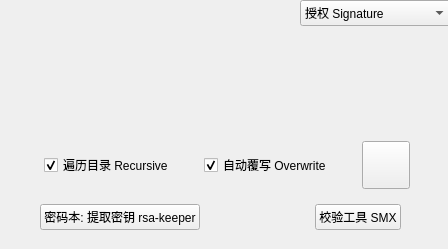
<?xml version="1.0" encoding="UTF-8"?>
<ui version="4.0">
 <class>DriverDialog</class>
 <widget class="QDialog" name="DriverDialog">
  <property name="geometry">
   <rect>
    <x>0</x>
    <y>0</y>
    <width>448</width>
    <height>249</height>
   </rect>
  </property>
  <property name="sizePolicy">
   <sizepolicy hsizetype="Fixed" vsizetype="Fixed">
    <horstretch>0</horstretch>
    <verstretch>0</verstretch>
   </sizepolicy>
  </property>
  <property name="windowTitle">
   <string>RSA-Sakura</string>
  </property>
  <widget class="QComboBox" name="comboBox">
   <property name="geometry">
    <rect>
     <x>300</x>
     <y>0</y>
     <width>151</width>
     <height>26</height>
    </rect>
   </property>
   <item>
    <property name="text">
     <string>授权 Signature</string>
    </property>
   </item>
   <item>
    <property name="text">
     <string>密钥 Key</string>
    </property>
   </item>
   <item>
    <property name="text">
     <string>文件 File</string>
    </property>
   </item>
   <item>
    <property name="text">
     <string>目录 Folder</string>
    </property>
   </item>
  </widget>
  <widget class="QStackedWidget" name="stackedWidget">
   <property name="geometry">
    <rect>
     <x>10</x>
     <y>30</y>
     <width>431</width>
     <height>221</height>
    </rect>
   </property>
   <property name="currentIndex">
    <number>3</number>
   </property>
   <widget class="QWidget" name="page">
    <widget class="QWidget" name="layoutWidget">
     <property name="geometry">
      <rect>
       <x>0</x>
       <y>0</y>
       <width>431</width>
       <height>771</height>
      </rect>
     </property>
     <layout class="QVBoxLayout" name="verticalLayout">
      <property name="sizeConstraint">
       <enum>QLayout::SetDefaultConstraint</enum>
      </property>
      <property name="topMargin">
       <number>6</number>
      </property>
      <item>
       <layout class="QHBoxLayout" name="horizontalLayout">
        <property name="spacing">
         <number>6</number>
        </property>
        <property name="leftMargin">
         <number>4</number>
        </property>
        <property name="topMargin">
         <number>0</number>
        </property>
        <property name="rightMargin">
         <number>4</number>
        </property>
        <item>
         <widget class="QLabel" name="label_8">
          <property name="sizePolicy">
           <sizepolicy hsizetype="Preferred" vsizetype="Preferred">
            <horstretch>0</horstretch>
            <verstretch>0</verstretch>
           </sizepolicy>
          </property>
          <property name="font">
           <font>
            <family>Noto Color Emoji</family>
            <pointsize>16</pointsize>
           </font>
          </property>
          <property name="text">
           <string>🌸</string>
          </property>
         </widget>
        </item>
        <item>
         <widget class="QLabel" name="label">
          <property name="enabled">
           <bool>true</bool>
          </property>
          <property name="styleSheet">
           <string notr="true">color: gray;</string>
          </property>
          <property name="text">
           <string>授权状态 / License Status :</string>
          </property>
         </widget>
        </item>
        <item>
         <widget class="QLabel" name="statusLabel">
          <property name="text">
           <string>TextLabel</string>
          </property>
         </widget>
        </item>
        <item>
         <spacer name="horizontalSpacer">
          <property name="orientation">
           <enum>Qt::Horizontal</enum>
          </property>
          <property name="sizeHint" stdset="0">
           <size>
            <width>28</width>
            <height>20</height>
           </size>
          </property>
         </spacer>
        </item>
        <item>
         <widget class="RefreshButton" name="refreshButtonStatus">
          <property name="text">
           <string>↻</string>
          </property>
         </widget>
        </item>
       </layout>
      </item>
      <item>
       <layout class="QVBoxLayout" name="rawOutputLayout">
        <property name="sizeConstraint">
         <enum>QLayout::SetDefaultConstraint</enum>
        </property>
        <property name="leftMargin">
         <number>4</number>
        </property>
       </layout>
      </item>
      <item>
       <layout class="QHBoxLayout" name="horizontalLayout_2">
        <property name="topMargin">
         <number>0</number>
        </property>
        <item>
         <spacer name="horizontalSpacer_6">
          <property name="orientation">
           <enum>Qt::Horizontal</enum>
          </property>
          <property name="sizeHint" stdset="0">
           <size>
            <width>40</width>
            <height>20</height>
           </size>
          </property>
         </spacer>
        </item>
        <item>
         <widget class="QLabel" name="label_4">
          <property name="maximumSize">
           <size>
            <width>60</width>
            <height>60</height>
           </size>
          </property>
          <property name="text">
           <string/>
          </property>
          <property name="pixmap">
           <pixmap resource="resources.qrc">:/appdir/images/izcolorplanet1024.png</pixmap>
          </property>
          <property name="scaledContents">
           <bool>true</bool>
          </property>
         </widget>
        </item>
        <item>
         <spacer name="horizontalSpacer_17">
          <property name="orientation">
           <enum>Qt::Horizontal</enum>
          </property>
          <property name="sizeHint" stdset="0">
           <size>
            <width>40</width>
            <height>20</height>
           </size>
          </property>
         </spacer>
        </item>
        <item>
         <widget class="QPushButton" name="pushButtonUnlock">
          <property name="text">
           <string>解锁 Unlock</string>
          </property>
         </widget>
        </item>
        <item>
         <spacer name="horizontalSpacer_2">
          <property name="orientation">
           <enum>Qt::Horizontal</enum>
          </property>
          <property name="sizeHint" stdset="0">
           <size>
            <width>40</width>
            <height>20</height>
           </size>
          </property>
         </spacer>
        </item>
        <item>
         <widget class="QPushButton" name="pushButtonLock">
          <property name="text">
           <string>锁定 Lock</string>
          </property>
         </widget>
        </item>
        <item>
         <spacer name="horizontalSpacer_5">
          <property name="orientation">
           <enum>Qt::Horizontal</enum>
          </property>
          <property name="sizeHint" stdset="0">
           <size>
            <width>40</width>
            <height>20</height>
           </size>
          </property>
         </spacer>
        </item>
        <item>
         <widget class="QPushButton" name="pushButtonVer">
          <property name="text">
           <string>版本 Ver.</string>
          </property>
         </widget>
        </item>
        <item>
         <spacer name="horizontalSpacer_7">
          <property name="orientation">
           <enum>Qt::Horizontal</enum>
          </property>
          <property name="sizeHint" stdset="0">
           <size>
            <width>40</width>
            <height>20</height>
           </size>
          </property>
         </spacer>
        </item>
       </layout>
      </item>
      <item>
       <layout class="QHBoxLayout" name="horizontalLayout_3">
        <property name="topMargin">
         <number>12</number>
        </property>
        <item>
         <spacer name="horizontalSpacer_3">
          <property name="orientation">
           <enum>Qt::Horizontal</enum>
          </property>
          <property name="sizeHint" stdset="0">
           <size>
            <width>40</width>
            <height>20</height>
           </size>
          </property>
         </spacer>
        </item>
        <item>
         <widget class="QPushButton" name="pushButtonDamageRM">
          <property name="text">
           <string>销毁钥匙串和签名  Destroy Keychain &amp;&amp; Signature</string>
          </property>
         </widget>
        </item>
        <item>
         <spacer name="horizontalSpacer_4">
          <property name="orientation">
           <enum>Qt::Horizontal</enum>
          </property>
          <property name="sizeHint" stdset="0">
           <size>
            <width>40</width>
            <height>20</height>
           </size>
          </property>
         </spacer>
        </item>
       </layout>
      </item>
      <item>
       <spacer name="verticalSpacer">
        <property name="orientation">
         <enum>Qt::Vertical</enum>
        </property>
        <property name="sizeHint" stdset="0">
         <size>
          <width>20</width>
          <height>40</height>
         </size>
        </property>
       </spacer>
      </item>
     </layout>
    </widget>
   </widget>
   <widget class="QWidget" name="page_2">
    <widget class="QWidget" name="layoutWidget">
     <property name="geometry">
      <rect>
       <x>0</x>
       <y>10</y>
       <width>431</width>
       <height>33</height>
      </rect>
     </property>
     <layout class="QHBoxLayout" name="horizontalLayout_11">
      <property name="rightMargin">
       <number>2</number>
      </property>
      <item>
       <widget class="QLabel" name="label_7">
        <property name="styleSheet">
         <string notr="true">color: gray;</string>
        </property>
        <property name="text">
         <string>密钥对名称 Key Pair Name</string>
        </property>
       </widget>
      </item>
      <item>
       <spacer name="horizontalSpacer_32">
        <property name="orientation">
         <enum>Qt::Horizontal</enum>
        </property>
        <property name="sizeType">
         <enum>QSizePolicy::Maximum</enum>
        </property>
        <property name="sizeHint" stdset="0">
         <size>
          <width>4</width>
          <height>20</height>
         </size>
        </property>
       </spacer>
      </item>
      <item>
       <widget class="QLineEdit" name="KeyPairName">
        <property name="minimumSize">
         <size>
          <width>0</width>
          <height>0</height>
         </size>
        </property>
        <property name="locale">
         <locale language="Chinese" country="China"/>
        </property>
        <property name="maxLength">
         <number>18</number>
        </property>
       </widget>
      </item>
      <item>
       <spacer name="horizontalSpacer_33">
        <property name="orientation">
         <enum>Qt::Horizontal</enum>
        </property>
        <property name="sizeType">
         <enum>QSizePolicy::Maximum</enum>
        </property>
        <property name="sizeHint" stdset="0">
         <size>
          <width>4</width>
          <height>20</height>
         </size>
        </property>
       </spacer>
      </item>
      <item>
       <widget class="QLabel" name="labelNameLength">
        <property name="styleSheet">
         <string notr="true">color: gray;</string>
        </property>
        <property name="text">
         <string>1/18</string>
        </property>
        <property name="margin">
         <number>0</number>
        </property>
       </widget>
      </item>
     </layout>
    </widget>
    <widget class="QWidget" name="layoutWidget">
     <property name="geometry">
      <rect>
       <x>0</x>
       <y>50</y>
       <width>431</width>
       <height>34</height>
      </rect>
     </property>
     <layout class="QHBoxLayout" name="horizontalLayout_12">
      <item>
       <widget class="QLabel" name="label_9">
        <property name="styleSheet">
         <string notr="true">color: gray;</string>
        </property>
        <property name="text">
         <string>位数 bits</string>
        </property>
       </widget>
      </item>
      <item>
       <spacer name="horizontalSpacer_35">
        <property name="orientation">
         <enum>Qt::Horizontal</enum>
        </property>
        <property name="sizeType">
         <enum>QSizePolicy::Maximum</enum>
        </property>
        <property name="sizeHint" stdset="0">
         <size>
          <width>4</width>
          <height>20</height>
         </size>
        </property>
       </spacer>
      </item>
      <item>
       <widget class="QSpinBox" name="spinNBits">
        <property name="minimumSize">
         <size>
          <width>148</width>
          <height>0</height>
         </size>
        </property>
        <property name="alignment">
         <set>Qt::AlignRight|Qt::AlignTrailing|Qt::AlignVCenter</set>
        </property>
        <property name="minimum">
         <number>1</number>
        </property>
        <property name="maximum">
         <number>488319</number>
        </property>
        <property name="value">
         <number>2184</number>
        </property>
       </widget>
      </item>
      <item>
       <spacer name="horizontalSpacer_34">
        <property name="orientation">
         <enum>Qt::Horizontal</enum>
        </property>
        <property name="sizeType">
         <enum>QSizePolicy::Maximum</enum>
        </property>
        <property name="sizeHint" stdset="0">
         <size>
          <width>4</width>
          <height>20</height>
         </size>
        </property>
       </spacer>
      </item>
      <item>
       <widget class="QLabel" name="labelNLimit">
        <property name="styleSheet">
         <string notr="true">color: gray;</string>
        </property>
        <property name="text">
         <string>(5 ～ 488319)</string>
        </property>
       </widget>
      </item>
      <item>
       <spacer name="horizontalSpacer_27">
        <property name="orientation">
         <enum>Qt::Horizontal</enum>
        </property>
        <property name="sizeHint" stdset="0">
         <size>
          <width>4</width>
          <height>20</height>
         </size>
        </property>
       </spacer>
      </item>
     </layout>
    </widget>
    <widget class="QWidget" name="layoutWidget">
     <property name="geometry">
      <rect>
       <x>0</x>
       <y>160</y>
       <width>431</width>
       <height>50</height>
      </rect>
     </property>
     <layout class="QHBoxLayout" name="horizontalLayout_16">
      <property name="leftMargin">
       <number>4</number>
      </property>
      <property name="rightMargin">
       <number>8</number>
      </property>
      <item>
       <widget class="QCheckBox" name="checkBoxFast">
        <property name="text">
         <string>快速模式 Fast Mode</string>
        </property>
        <property name="checked">
         <bool>true</bool>
        </property>
       </widget>
      </item>
      <item>
       <spacer name="horizontalSpacer_31">
        <property name="orientation">
         <enum>Qt::Horizontal</enum>
        </property>
        <property name="sizeHint" stdset="0">
         <size>
          <width>40</width>
          <height>20</height>
         </size>
        </property>
       </spacer>
      </item>
      <item>
       <widget class="QPushButton" name="pushButtonGenerate">
        <property name="text">
         <string>生成密钥 Generate</string>
        </property>
       </widget>
      </item>
      <item>
       <spacer name="horizontalSpacer_41">
        <property name="orientation">
         <enum>Qt::Horizontal</enum>
        </property>
        <property name="sizeType">
         <enum>QSizePolicy::Maximum</enum>
        </property>
        <property name="sizeHint" stdset="0">
         <size>
          <width>8</width>
          <height>20</height>
         </size>
        </property>
       </spacer>
      </item>
      <item>
       <widget class="KeychainButton" name="keychainKey">
        <property name="minimumSize">
         <size>
          <width>48</width>
          <height>48</height>
         </size>
        </property>
        <property name="baseSize">
         <size>
          <width>0</width>
          <height>0</height>
         </size>
        </property>
        <property name="text">
         <string/>
        </property>
       </widget>
      </item>
     </layout>
    </widget>
    <widget class="QWidget" name="layoutWidget">
     <property name="geometry">
      <rect>
       <x>0</x>
       <y>90</y>
       <width>431</width>
       <height>34</height>
      </rect>
     </property>
     <layout class="QHBoxLayout" name="horizontalLayout_13">
      <item>
       <widget class="QLabel" name="label_11">
        <property name="styleSheet">
         <string notr="true">color: gray;</string>
        </property>
        <property name="text">
         <string>p&amp;q 位差 Difference</string>
        </property>
       </widget>
      </item>
      <item>
       <spacer name="horizontalSpacer_28">
        <property name="orientation">
         <enum>Qt::Horizontal</enum>
        </property>
        <property name="sizeType">
         <enum>QSizePolicy::Maximum</enum>
        </property>
        <property name="sizeHint" stdset="0">
         <size>
          <width>4</width>
          <height>20</height>
         </size>
        </property>
       </spacer>
      </item>
      <item>
       <widget class="QSpinBox" name="spinPQDiff">
        <property name="minimumSize">
         <size>
          <width>121</width>
          <height>0</height>
         </size>
        </property>
        <property name="alignment">
         <set>Qt::AlignRight|Qt::AlignTrailing|Qt::AlignVCenter</set>
        </property>
        <property name="minimum">
         <number>-1</number>
        </property>
        <property name="maximum">
         <number>488318</number>
        </property>
        <property name="value">
         <number>-1</number>
        </property>
       </widget>
      </item>
      <item>
       <spacer name="horizontalSpacer_36">
        <property name="orientation">
         <enum>Qt::Horizontal</enum>
        </property>
        <property name="sizeType">
         <enum>QSizePolicy::Maximum</enum>
        </property>
        <property name="sizeHint" stdset="0">
         <size>
          <width>4</width>
          <height>20</height>
         </size>
        </property>
       </spacer>
      </item>
      <item>
       <widget class="QLabel" name="labelDiffLimit">
        <property name="styleSheet">
         <string notr="true">color: gray;</string>
        </property>
        <property name="text">
         <string>(-1; 0 ～ 488318)</string>
        </property>
       </widget>
      </item>
      <item>
       <spacer name="horizontalSpacer_38">
        <property name="orientation">
         <enum>Qt::Horizontal</enum>
        </property>
        <property name="sizeType">
         <enum>QSizePolicy::Expanding</enum>
        </property>
        <property name="sizeHint" stdset="0">
         <size>
          <width>4</width>
          <height>20</height>
         </size>
        </property>
       </spacer>
      </item>
     </layout>
    </widget>
    <widget class="QWidget" name="layoutWidget">
     <property name="geometry">
      <rect>
       <x>0</x>
       <y>130</y>
       <width>431</width>
       <height>34</height>
      </rect>
     </property>
     <layout class="QHBoxLayout" name="horizontalLayout_17">
      <item>
       <widget class="QLabel" name="label_15">
        <property name="styleSheet">
         <string notr="true">color: gray;</string>
        </property>
        <property name="text">
         <string>公钥位数 e bits</string>
        </property>
       </widget>
      </item>
      <item>
       <spacer name="horizontalSpacer_30">
        <property name="orientation">
         <enum>Qt::Horizontal</enum>
        </property>
        <property name="sizeType">
         <enum>QSizePolicy::Maximum</enum>
        </property>
        <property name="sizeHint" stdset="0">
         <size>
          <width>4</width>
          <height>20</height>
         </size>
        </property>
       </spacer>
      </item>
      <item>
       <widget class="QSpinBox" name="spinEBits">
        <property name="minimumSize">
         <size>
          <width>121</width>
          <height>0</height>
         </size>
        </property>
        <property name="alignment">
         <set>Qt::AlignRight|Qt::AlignTrailing|Qt::AlignVCenter</set>
        </property>
        <property name="maximum">
         <number>488319</number>
        </property>
       </widget>
      </item>
      <item>
       <spacer name="horizontalSpacer_40">
        <property name="orientation">
         <enum>Qt::Horizontal</enum>
        </property>
        <property name="sizeType">
         <enum>QSizePolicy::Maximum</enum>
        </property>
        <property name="sizeHint" stdset="0">
         <size>
          <width>4</width>
          <height>20</height>
         </size>
        </property>
       </spacer>
      </item>
      <item>
       <widget class="QLabel" name="labelELimit">
        <property name="styleSheet">
         <string notr="true">color: gray;</string>
        </property>
        <property name="text">
         <string>(0; 1 ～ 488319)</string>
        </property>
       </widget>
      </item>
      <item>
       <spacer name="horizontalSpacer_39">
        <property name="orientation">
         <enum>Qt::Horizontal</enum>
        </property>
        <property name="sizeType">
         <enum>QSizePolicy::Expanding</enum>
        </property>
        <property name="sizeHint" stdset="0">
         <size>
          <width>4</width>
          <height>20</height>
         </size>
        </property>
       </spacer>
      </item>
     </layout>
    </widget>
   </widget>
   <widget class="QWidget" name="page_3">
    <widget class="QWidget" name="layoutWidget">
     <property name="geometry">
      <rect>
       <x>0</x>
       <y>70</y>
       <width>431</width>
       <height>34</height>
      </rect>
     </property>
     <layout class="QHBoxLayout" name="horizontalLayout_4">
      <property name="leftMargin">
       <number>4</number>
      </property>
      <property name="rightMargin">
       <number>8</number>
      </property>
      <item>
       <widget class="QCheckBox" name="checkBoxOverwriteF">
        <property name="text">
         <string>自动覆写 Overwrite</string>
        </property>
        <property name="checked">
         <bool>true</bool>
        </property>
       </widget>
      </item>
      <item>
       <spacer name="horizontalSpacer_8">
        <property name="orientation">
         <enum>Qt::Horizontal</enum>
        </property>
        <property name="sizeHint" stdset="0">
         <size>
          <width>40</width>
          <height>20</height>
         </size>
        </property>
       </spacer>
      </item>
      <item>
       <widget class="QPushButton" name="multiCore">
        <property name="text">
         <string>多核/多线程 Multi-core/Threading</string>
        </property>
       </widget>
      </item>
     </layout>
    </widget>
    <widget class="QWidget" name="layoutWidget">
     <property name="geometry">
      <rect>
       <x>20</x>
       <y>110</y>
       <width>381</width>
       <height>52</height>
      </rect>
     </property>
     <layout class="QHBoxLayout" name="horizontalLayout_5">
      <property name="leftMargin">
       <number>4</number>
      </property>
      <property name="rightMargin">
       <number>4</number>
      </property>
      <item>
       <widget class="QLabel" name="label_2">
        <property name="enabled">
         <bool>true</bool>
        </property>
        <property name="styleSheet">
         <string notr="true">color: gray;</string>
        </property>
        <property name="text">
         <string>密钥:</string>
        </property>
       </widget>
      </item>
      <item>
       <spacer name="horizontalSpacer_9">
        <property name="orientation">
         <enum>Qt::Horizontal</enum>
        </property>
        <property name="sizeHint" stdset="0">
         <size>
          <width>40</width>
          <height>20</height>
         </size>
        </property>
       </spacer>
      </item>
      <item>
       <widget class="QCheckBox" name="checkBoxResign">
        <property name="text">
         <string>更签 re-sign</string>
        </property>
       </widget>
      </item>
      <item>
       <spacer name="horizontalSpacer_10">
        <property name="orientation">
         <enum>Qt::Horizontal</enum>
        </property>
        <property name="sizeHint" stdset="0">
         <size>
          <width>40</width>
          <height>20</height>
         </size>
        </property>
       </spacer>
      </item>
      <item>
       <widget class="QCheckBox" name="checkBoxRecover">
        <property name="text">
         <string>恢复 Recover</string>
        </property>
       </widget>
      </item>
      <item>
       <spacer name="horizontalSpacer_11">
        <property name="orientation">
         <enum>Qt::Horizontal</enum>
        </property>
        <property name="sizeHint" stdset="0">
         <size>
          <width>40</width>
          <height>20</height>
         </size>
        </property>
       </spacer>
      </item>
      <item>
       <widget class="KeychainButton" name="keychainFiles">
        <property name="minimumSize">
         <size>
          <width>50</width>
          <height>50</height>
         </size>
        </property>
        <property name="baseSize">
         <size>
          <width>0</width>
          <height>0</height>
         </size>
        </property>
        <property name="text">
         <string/>
        </property>
       </widget>
      </item>
     </layout>
    </widget>
    <widget class="QWidget" name="layoutWidget">
     <property name="geometry">
      <rect>
       <x>0</x>
       <y>170</y>
       <width>431</width>
       <height>34</height>
      </rect>
     </property>
     <layout class="QHBoxLayout" name="horizontalLayout_6">
      <item>
       <spacer name="horizontalSpacer_14">
        <property name="orientation">
         <enum>Qt::Horizontal</enum>
        </property>
        <property name="sizeHint" stdset="0">
         <size>
          <width>40</width>
          <height>20</height>
         </size>
        </property>
       </spacer>
      </item>
      <item>
       <widget class="QLabel" name="label_3">
        <property name="enabled">
         <bool>true</bool>
        </property>
        <property name="styleSheet">
         <string notr="true">color: gray;</string>
        </property>
        <property name="text">
         <string>密码本:</string>
        </property>
       </widget>
      </item>
      <item>
       <spacer name="horizontalSpacer_12">
        <property name="orientation">
         <enum>Qt::Horizontal</enum>
        </property>
        <property name="sizeHint" stdset="0">
         <size>
          <width>40</width>
          <height>20</height>
         </size>
        </property>
       </spacer>
      </item>
      <item>
       <widget class="QPushButton" name="rsaKeeperF">
        <property name="text">
         <string>提取密钥 rsa-keeper</string>
        </property>
       </widget>
      </item>
      <item>
       <spacer name="horizontalSpacer_16">
        <property name="orientation">
         <enum>Qt::Horizontal</enum>
        </property>
        <property name="sizeHint" stdset="0">
         <size>
          <width>40</width>
          <height>20</height>
         </size>
        </property>
       </spacer>
      </item>
      <item>
       <spacer name="horizontalSpacer_13">
        <property name="orientation">
         <enum>Qt::Horizontal</enum>
        </property>
        <property name="sizeHint" stdset="0">
         <size>
          <width>40</width>
          <height>20</height>
         </size>
        </property>
       </spacer>
      </item>
      <item>
       <widget class="QPushButton" name="configKeeper">
        <property name="text">
         <string>设置 config-keeper</string>
        </property>
       </widget>
      </item>
      <item>
       <spacer name="horizontalSpacer_15">
        <property name="orientation">
         <enum>Qt::Horizontal</enum>
        </property>
        <property name="sizeHint" stdset="0">
         <size>
          <width>40</width>
          <height>20</height>
         </size>
        </property>
       </spacer>
      </item>
     </layout>
    </widget>
    <widget class="QWidget" name="layoutWidget">
     <property name="geometry">
      <rect>
       <x>0</x>
       <y>0</y>
       <width>431</width>
       <height>63</height>
      </rect>
     </property>
     <layout class="QHBoxLayout" name="horizontalLayout_7">
      <item>
       <spacer name="horizontalSpacer_18">
        <property name="orientation">
         <enum>Qt::Horizontal</enum>
        </property>
        <property name="sizeHint" stdset="0">
         <size>
          <width>4</width>
          <height>20</height>
         </size>
        </property>
       </spacer>
      </item>
      <item>
       <widget class="QLabel" name="label_5">
        <property name="maximumSize">
         <size>
          <width>60</width>
          <height>60</height>
         </size>
        </property>
        <property name="text">
         <string/>
        </property>
        <property name="pixmap">
         <pixmap resource="resources.qrc">:/appdir/images/sapphire1024.png</pixmap>
        </property>
        <property name="scaledContents">
         <bool>true</bool>
        </property>
       </widget>
      </item>
      <item>
       <widget class="KeyPicker" name="keyPickerFiles" native="true"/>
      </item>
      <item>
       <spacer name="horizontalSpacer_20">
        <property name="orientation">
         <enum>Qt::Horizontal</enum>
        </property>
        <property name="sizeHint" stdset="0">
         <size>
          <width>4</width>
          <height>20</height>
         </size>
        </property>
       </spacer>
      </item>
     </layout>
    </widget>
   </widget>
   <widget class="QWidget" name="page_4">
    <widget class="QWidget" name="layoutWidget_2">
     <property name="geometry">
      <rect>
       <x>0</x>
       <y>0</y>
       <width>431</width>
       <height>63</height>
      </rect>
     </property>
     <layout class="QHBoxLayout" name="horizontalLayout_8">
      <item>
       <spacer name="horizontalSpacer_21">
        <property name="orientation">
         <enum>Qt::Horizontal</enum>
        </property>
        <property name="sizeHint" stdset="0">
         <size>
          <width>4</width>
          <height>20</height>
         </size>
        </property>
       </spacer>
      </item>
      <item>
       <widget class="QLabel" name="label_6">
        <property name="maximumSize">
         <size>
          <width>60</width>
          <height>60</height>
         </size>
        </property>
        <property name="text">
         <string/>
        </property>
        <property name="pixmap">
         <pixmap resource="resources.qrc">:/appdir/images/ruby1024.png</pixmap>
        </property>
        <property name="scaledContents">
         <bool>true</bool>
        </property>
       </widget>
      </item>
      <item>
       <widget class="KeyPicker" name="keyPickerFolder" native="true"/>
      </item>
      <item>
       <spacer name="horizontalSpacer_19">
        <property name="orientation">
         <enum>Qt::Horizontal</enum>
        </property>
        <property name="sizeHint" stdset="0">
         <size>
          <width>4</width>
          <height>20</height>
         </size>
        </property>
       </spacer>
      </item>
     </layout>
    </widget>
    <widget class="QWidget" name="layoutWidget">
     <property name="geometry">
      <rect>
       <x>10</x>
       <y>110</y>
       <width>414</width>
       <height>50</height>
      </rect>
     </property>
     <layout class="QHBoxLayout" name="horizontalLayout_9">
      <item>
       <spacer name="horizontalSpacer_24">
        <property name="orientation">
         <enum>Qt::Horizontal</enum>
        </property>
        <property name="sizeHint" stdset="0">
         <size>
          <width>40</width>
          <height>20</height>
         </size>
        </property>
       </spacer>
      </item>
      <item>
       <widget class="QCheckBox" name="checkBoxRecursive">
        <property name="text">
         <string>遍历目录 Recursive</string>
        </property>
        <property name="checked">
         <bool>true</bool>
        </property>
       </widget>
      </item>
      <item>
       <spacer name="horizontalSpacer_22">
        <property name="orientation">
         <enum>Qt::Horizontal</enum>
        </property>
        <property name="sizeHint" stdset="0">
         <size>
          <width>40</width>
          <height>20</height>
         </size>
        </property>
       </spacer>
      </item>
      <item>
       <widget class="QCheckBox" name="checkBoxOverwriteD">
        <property name="text">
         <string>自动覆写 Overwrite</string>
        </property>
        <property name="checked">
         <bool>true</bool>
        </property>
       </widget>
      </item>
      <item>
       <spacer name="horizontalSpacer_23">
        <property name="orientation">
         <enum>Qt::Horizontal</enum>
        </property>
        <property name="sizeHint" stdset="0">
         <size>
          <width>40</width>
          <height>20</height>
         </size>
        </property>
       </spacer>
      </item>
      <item>
       <widget class="KeychainButton" name="keychainFolder">
        <property name="minimumSize">
         <size>
          <width>48</width>
          <height>48</height>
         </size>
        </property>
        <property name="baseSize">
         <size>
          <width>0</width>
          <height>0</height>
         </size>
        </property>
        <property name="text">
         <string/>
        </property>
       </widget>
      </item>
      <item>
       <spacer name="horizontalSpacer_25">
        <property name="orientation">
         <enum>Qt::Horizontal</enum>
        </property>
        <property name="sizeHint" stdset="0">
         <size>
          <width>40</width>
          <height>20</height>
         </size>
        </property>
       </spacer>
      </item>
     </layout>
    </widget>
    <widget class="QWidget" name="layoutWidget">
     <property name="geometry">
      <rect>
       <x>30</x>
       <y>170</y>
       <width>361</width>
       <height>34</height>
      </rect>
     </property>
     <layout class="QHBoxLayout" name="horizontalLayout_10">
      <item>
       <widget class="QPushButton" name="rsaKeeperD">
        <property name="text">
         <string>密码本: 提取密钥 rsa-keeper</string>
        </property>
       </widget>
      </item>
      <item>
       <spacer name="horizontalSpacer_26">
        <property name="orientation">
         <enum>Qt::Horizontal</enum>
        </property>
        <property name="sizeHint" stdset="0">
         <size>
          <width>40</width>
          <height>20</height>
         </size>
        </property>
       </spacer>
      </item>
      <item>
       <widget class="QPushButton" name="pushButtonSMX">
        <property name="text">
         <string>校验工具 SMX</string>
        </property>
       </widget>
      </item>
     </layout>
    </widget>
    <widget class="RecentInputField" name="recentInputWidget" native="true">
     <property name="geometry">
      <rect>
       <x>0</x>
       <y>70</y>
       <width>431</width>
       <height>31</height>
      </rect>
     </property>
    </widget>
   </widget>
  </widget>
 </widget>
 <customwidgets>
  <customwidget>
   <class>RefreshButton</class>
   <extends>QPushButton</extends>
   <header>refreshbutton.h</header>
  </customwidget>
  <customwidget>
   <class>KeyPicker</class>
   <extends>QWidget</extends>
   <header>keypicker.h</header>
   <container>1</container>
  </customwidget>
  <customwidget>
   <class>KeychainButton</class>
   <extends>QPushButton</extends>
   <header>keychainbutton.h</header>
  </customwidget>
  <customwidget>
   <class>RecentInputField</class>
   <extends>QWidget</extends>
   <header location="global">recentinputfield.h</header>
   <container>1</container>
  </customwidget>
 </customwidgets>
 <resources>
  <include location="resources.qrc"/>
 </resources>
 <connections/>
</ui>
